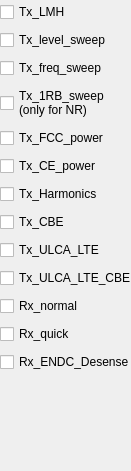
     <widget class="QWidget" name="non_sig">
      <property name="geometry">
       <rect>
        <x>0</x>
        <y>0</y>
        <width>131</width>
        <height>471</height>
       </rect>
      </property>
      <attribute name="label">
       <string>Non-sig</string>
      </attribute>
      <widget class="QWidget" name="layoutWidget_11">
       <property name="geometry">
        <rect>
         <x>0</x>
         <y>0</y>
         <width>131</width>
         <height>381</height>
        </rect>
       </property>
       <layout class="QVBoxLayout" name="verticalLayout_ns">
        <item>
         <widget class="QCheckBox" name="tx_lmh_ns">
          <property name="text">
           <string>Tx_LMH</string>
          </property>
         </widget>
        </item>
        <item>
         <widget class="QCheckBox" name="tx_level_sweep_ns">
          <property name="text">
           <string>Tx_level_sweep</string>
          </property>
         </widget>
        </item>
        <item>
         <widget class="QCheckBox" name="tx_freq_sweep_ns">
          <property name="text">
           <string>Tx_freq_sweep</string>
          </property>
         </widget>
        </item>
        <item>
         <widget class="QCheckBox" name="tx_1rb_sweep_ns">
          <property name="text">
           <string>Tx_1RB_sweep
(only for NR)</string>
          </property>
         </widget>
        </item>
        <item>
         <widget class="QCheckBox" name="tx_fcc_power_ns">
          <property name="text">
           <string>Tx_FCC_power</string>
          </property>
         </widget>
        </item>
        <item>
         <widget class="QCheckBox" name="tx_ce_power_ns">
          <property name="text">
           <string>Tx_CE_power</string>
          </property>
         </widget>
        </item>
        <item>
         <widget class="QCheckBox" name="tx_harmonics_ns">
          <property name="text">
           <string>Tx_Harmonics</string>
          </property>
         </widget>
        </item>
        <item>
         <widget class="QCheckBox" name="tx_cbe_ns">
          <property name="text">
           <string>Tx_CBE</string>
          </property>
         </widget>
        </item>
        <item>
         <widget class="QCheckBox" name="tx_ulca_lte_ns">
          <property name="text">
           <string>Tx_ULCA_LTE</string>
          </property>
         </widget>
        </item>
        <item>
         <widget class="QCheckBox" name="tx_ulca_lte_cbe_ns">
          <property name="text">
           <string>Tx_ULCA_LTE_CBE</string>
          </property>
         </widget>
        </item>
        <item>
         <widget class="QCheckBox" name="rx_normal_ns">
          <property name="text">
           <string>Rx_normal</string>
          </property>
         </widget>
        </item>
        <item>
         <widget class="QCheckBox" name="rx_quick_ns">
          <property name="text">
           <string>Rx_quick</string>
          </property>
         </widget>
        </item>
        <item>
         <widget class="QCheckBox" name="rx_endc_desense_ns">
          <property name="text">
           <string>Rx_ENDC_Desense</string>
          </property>
         </widget>
        </item>
       </layout>
      </widget>
     </widget>
